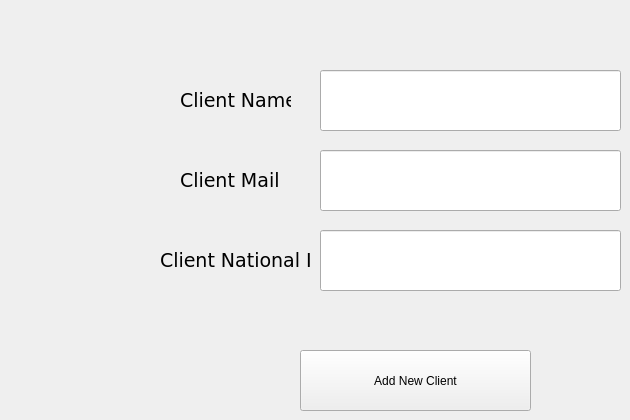
      <widget class="QWidget" name="tab_13">
       <attribute name="title">
        <string>Add New Client</string>
       </attribute>
       <widget class="QLineEdit" name="lineEdit_5">
        <property name="geometry">
         <rect>
          <x>320</x>
          <y>70</y>
          <width>301</width>
          <height>61</height>
         </rect>
        </property>
       </widget>
       <widget class="QPushButton" name="pushButton_21">
        <property name="geometry">
         <rect>
          <x>300</x>
          <y>350</y>
          <width>231</width>
          <height>61</height>
         </rect>
        </property>
        <property name="text">
         <string>Add New Client</string>
        </property>
       </widget>
       <widget class="QLabel" name="label_10">
        <property name="geometry">
         <rect>
          <x>180</x>
          <y>80</y>
          <width>111</width>
          <height>41</height>
         </rect>
        </property>
        <property name="font">
         <font>
          <family>Verdana</family>
          <pointsize>14</pointsize>
         </font>
        </property>
        <property name="text">
         <string>Client Name</string>
        </property>
       </widget>
       <widget class="QLineEdit" name="lineEdit_6">
        <property name="geometry">
         <rect>
          <x>320</x>
          <y>150</y>
          <width>301</width>
          <height>61</height>
         </rect>
        </property>
       </widget>
       <widget class="QLineEdit" name="lineEdit_7">
        <property name="geometry">
         <rect>
          <x>320</x>
          <y>230</y>
          <width>301</width>
          <height>61</height>
         </rect>
        </property>
       </widget>
       <widget class="QLabel" name="label_11">
        <property name="geometry">
         <rect>
          <x>180</x>
          <y>160</y>
          <width>111</width>
          <height>41</height>
         </rect>
        </property>
        <property name="font">
         <font>
          <family>Verdana</family>
          <pointsize>14</pointsize>
         </font>
        </property>
        <property name="text">
         <string>Client Mail</string>
        </property>
       </widget>
       <widget class="QLabel" name="label_12">
        <property name="geometry">
         <rect>
          <x>160</x>
          <y>240</y>
          <width>151</width>
          <height>41</height>
         </rect>
        </property>
        <property name="font">
         <font>
          <family>Verdana</family>
          <pointsize>14</pointsize>
         </font>
        </property>
        <property name="text">
         <string>Client National ID</string>
        </property>
       </widget>
      </widget>
